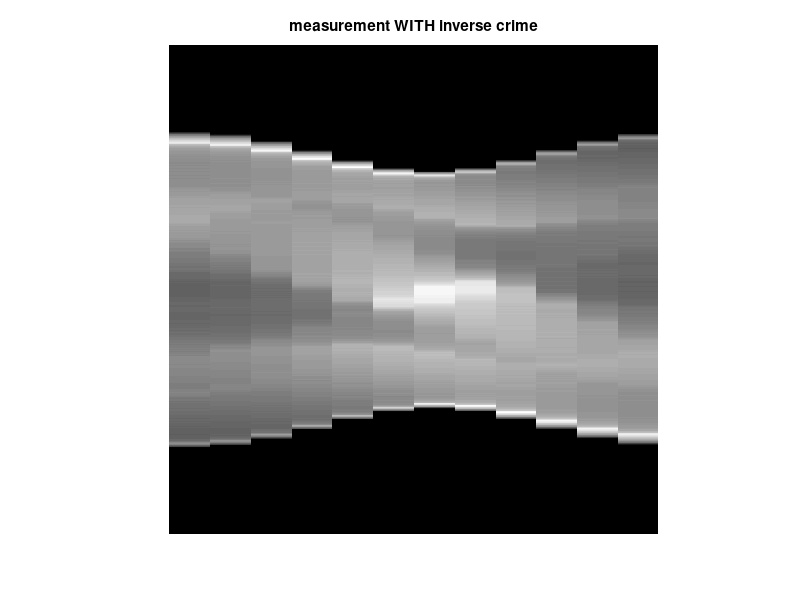
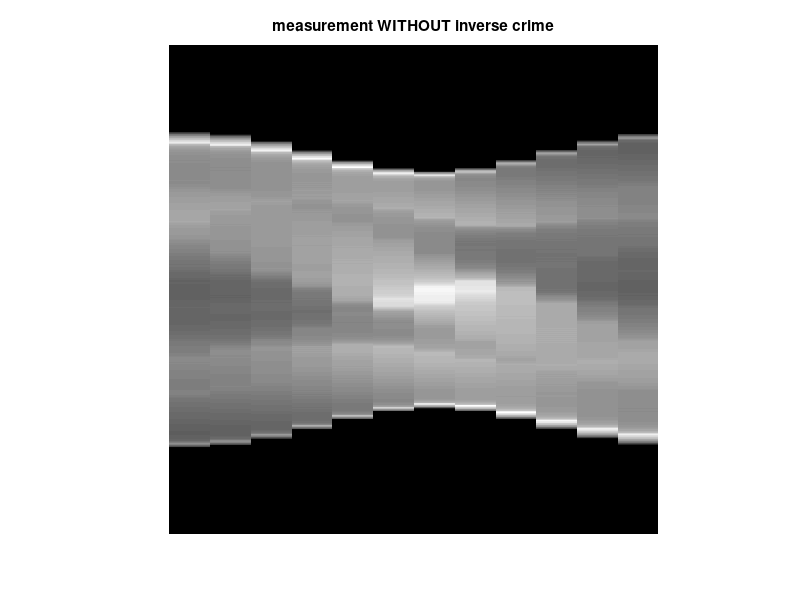
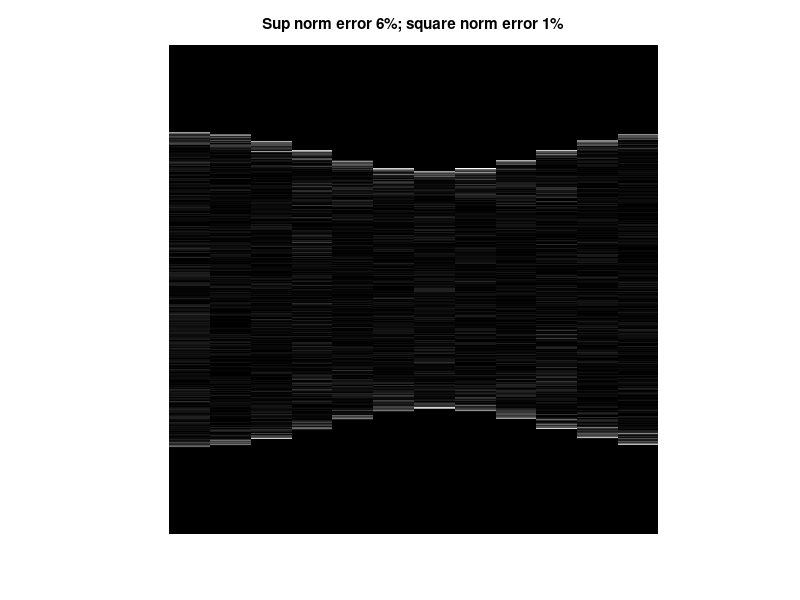
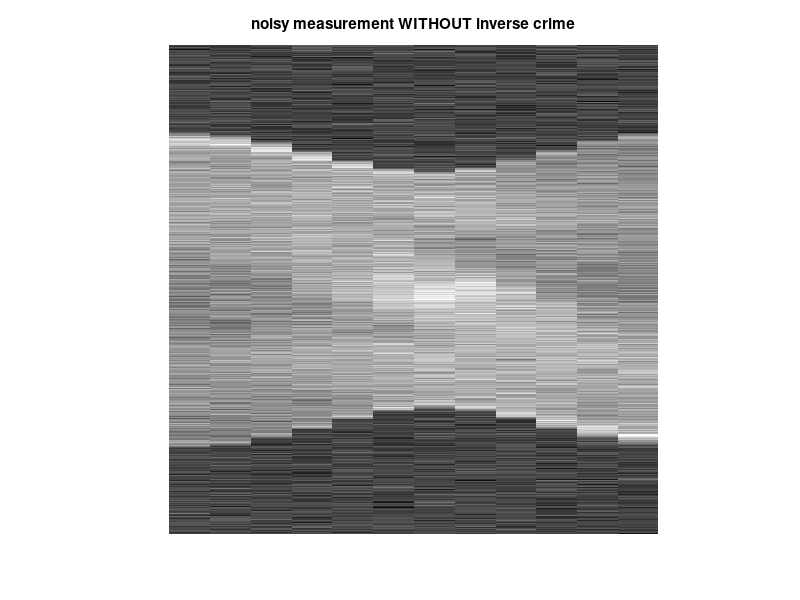

MATLAB code to generate these figures, in order:
% Here we simulate X-ray tomographic measurement avoiding inverse crime. 
%
% This case is sparse-angle tomography.
%
% ***Note: sometimes it is necessary to "clear all" in the command window
% ***before running this file. If you see the error announcement
% ***"??? Subscripted assignment dimension mismatch",
% ***please use "clear all" and rerun this file.
%
% Jennifer Mueller and Samuli Siltanen, October 2012

% Choose relative noise level in simulated noisy data
noiselevel = 0.1;

% Construct target image at desired resolution
N      = 512;
target = phantom('Modified Shepp-Logan',N);

% Choose sparse measurement angles (given in degrees, not radians)
Nang    = 12;
angle0  = -90;
measang = angle0 + [0:(Nang-1)]/Nang*180;

% Construct measurement. The vector s contains the linear coordinates
% of the Radon transform in pixel coordinates.
[m,s] = radon(target,measang);

% Construct phantom "target2" with higher resolution 
N2      = 2*N;
target2 = phantom('Modified Shepp-Logan',N2);

% Construct tomographic data at higher resolution. Vector tmp contains 
% the linear coordinates of the Radon transform in pixel coordinates. 
% However, since the two phantoms have different numbers of pixels, 
% we correct for the pixel size using the ratio N/N2.
[m2,tmp]  = radon(target2,measang);
ratio     = N/N2;
s2        = tmp*ratio;

% Since Matlab's radon.m routine uses different locations of the origin at
% different resolutions (type in Matlab >> help radon), we need to correct 
% for the displacement. We calculate distance between the origins in "target" 
% and "target2" matrices by constructing matching-scale coordinates for
% both images.
orind   = floor((size(target)+1)/2); % Pixel containing the origin in target
orind2  = floor((size(target2)+1)/2); % Pixel containing the origin in target2
x       = .5 + [0:(N-1)];
[X,Y]   = meshgrid(x,x);
x2      = .5 + [0:(N2-1)];
x2      = x2*ratio;
[X2,Y2] = meshgrid(x2,x2);
orx     = X(orind(1),orind(2));
ory     = Y(orind(1),orind(2));
orx2    = X2(orind2(1),orind2(2));
ory2    = Y2(orind2(1),orind2(2));
odist   = sqrt((orx-orx2)^2+(ory-ory2)^2);

% Construct measurement "mnc" from higher resolution data by interpolation. 
% Then "mnc" contains no inverse crime. Note the correction for
% displacement of the origin due to the two resolutions used.
for iii = 1:Nang
    mnc(:,iii) = interp1(s2(:)+odist*cos(2*pi*(measang(iii)+45)/360),m2(:,iii),s(:),'cubic');
end

% Correct for magnitude
mnc = mnc*ratio;

% Remove possible NaN (not-a-number) elements resulting from possible 
% interpolation outside the domain of definition
mnc(isnan(mnc)) = 0;

% Monitor the accuracy of the interpolated data. When N grows, the errors
% become smaller. However, the error should not be zero as a small positive
% error simulates the inevitable modeling errors of practical situations.
err_sup = max(max(abs(m-mnc)))/max(max(abs(m)));
err_squ = norm(m(:)-mnc(:))/norm(m(:));
disp(['Sup norm relative error: ', num2str(err_sup)]);
disp(['Square norm relative error: ', num2str(err_squ)]);

% Reset the random number generator to ensure repeatable results
%reset(RandStream.getDefaultStream);

% Construct noisy data
mncn = mnc + noiselevel*max(abs(mnc(:)))*randn(size(mnc));

% Save the result to file
save XRsparse_NoCrime N mnc mncn measang target

% Take a look at the measurement WITH inverse crime
figure(2)
clf
imagesc(m)
colormap gray
axis square
axis off
title('measurement WITH inverse crime')

% Take a look at the measurement WITHOUT inverse crime
figure(3)
clf
imagesc(mnc)
colormap gray
axis square
axis off
title('measurement WITHOUT inverse crime')

% Take a look at the difference between the two measurements
figure(4)
clf
imagesc(abs(m-mnc))
colormap gray
axis square
axis off
title(['Sup norm error ', num2str(round(err_sup*100)), '%; square norm error ', ...
    num2str(round(err_squ*100)), '%'])

% Take a look at the noisy measurement WITHOUT inverse crime
figure(5)
clf
imagesc(mncn)
colormap gray
axis square
axis off
title('noisy measurement WITHOUT inverse crime')

% Show actual phantom (target)
figure(6)
clf
imagesc(target)
colormap gray
axis square
axis off
title(['Shepp-Logan phantom at size ', num2str(N), 'x', num2str(N)])




